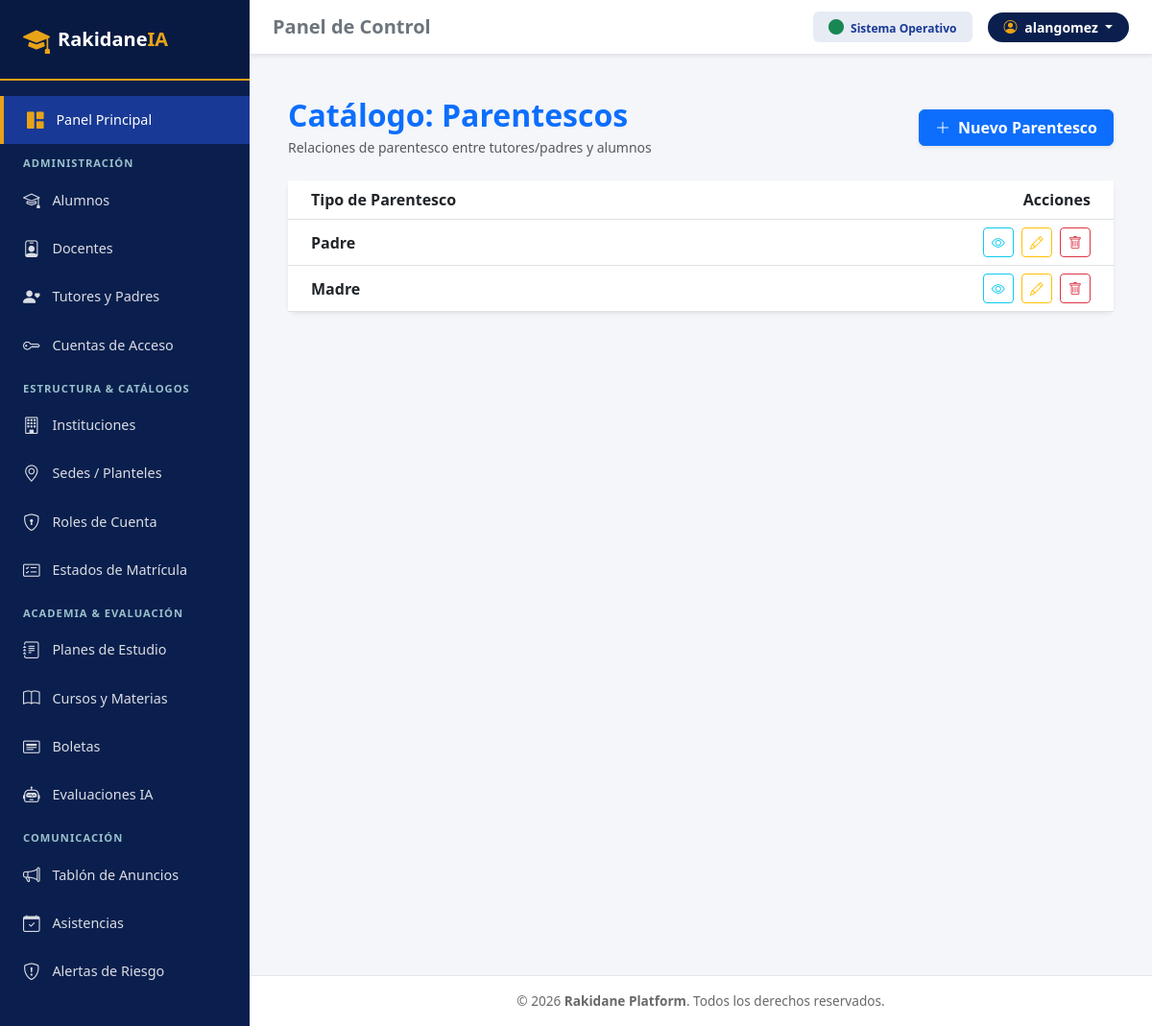
/usuarios/parentescos/ (signed in), run on the app's committed database.
### usuarios/models.py (models this page shows, shortened)
class ParentescoTutor(models.Model):
    id_parentesco = models.UUIDField(primary_key=True, default=uuid.uuid4, editable=False)
    nombre_parentesco = models.CharField(max_length=50, unique=True, help_text="Padre, Madre, Tutor Legal, Abuelo/a")
    class Meta:
        db_table = 'parentesco_tutor'

### usuarios/views.py (the view)
# urls.py: path('parentescos/', login_required(ParentescoTutorListView.as_view()), name='parentescomodel_list'),
class ParentescoTutorListView(ListView):
    model = ParentescoTutor
    template_name = 'usuarios/Parentesco/parentesco_list.html'

### usuarios/templates/usuarios/Parentesco/parentesco_list.html (shortened to what this page needs)
{% extends "base.html" %}
{% block content %}
<div class="container-fluid py-3">
    <div class="d-flex justify-content-between align-items-center mb-4">
        <div>
            <h2 class="fw-bold text-primary mb-1">Catálogo: Parentescos</h2>
            <p class="text-muted small mb-0">Relaciones de parentesco entre tutores/padres y alumnos</p>
        </div>
        <a href="{% url 'parentescomodel_create' %}" class="btn btn-primary fw-bold px-3 shadow-sm">
            <i class="bi bi-plus-lg me-1"></i> Nuevo Parentesco
        </a>
    </div>
    <div class="card border-0 shadow-sm rounded-3">
        <div class="card-body p-0">
            <div class="table-responsive">
                <table class="table table-hover align-middle mb-0">
                    <thead class="bg-light">
                        <tr>
                            <th class="ps-4">Tipo de Parentesco</th>
                            <th class="text-end pe-4">Acciones</th>
                        </tr>
                    </thead>
                    <tbody>
                        {% for parentesco in object_list %}
                        <tr>
                            <td class="ps-4 fw-semibold text-dark">{{ parentesco.nombre_parentesco }}</td>
                            <td class="text-end pe-4">
                                <a href="{% url 'parentescomodel_detail' parentesco.pk %}" class="btn btn-sm btn-outline-info me-1" title="Ver detalles">
                                    <i class="bi bi-eye"></i>
                                </a>
                                <a href="{% url 'parentescomodel_update' parentesco.pk %}" class="btn btn-sm btn-outline-warning me-1" title="Editar">
                                    <i class="bi bi-pencil"></i>
                                </a>
                                <a href="{% url 'parentescomodel_delete' parentesco.pk %}" class="btn btn-sm btn-outline-danger" title="Eliminar">
                                    <i class="bi bi-trash"></i>
                                </a>
                            </td>
                        </tr>
                        {% empty %}
                        <tr>
                            <td colspan="2" class="text-center py-4 text-muted">
                                No hay tipos de parentesco registrados.
                            </td>
                        </tr>
                        {% endfor %}
                    </tbody>
                </table>
            </div>
        </div>
    </div>
</div>
{% endblock %}

### core/templates/base.html (shortened to what this page needs)
<!DOCTYPE html>
<html lang="es">
<head>
    <link href="https://cdn.jsdelivr.net/npm/bootstrap@5.3.0/dist/css/bootstrap.min.css" rel="stylesheet">
    <link rel="stylesheet" href="https://cdn.jsdelivr.net/npm/bootstrap-icons@1.11.0/font/bootstrap-icons.css">
</head>
<body>
<div id="wrapper">
    <nav id="sidebar">
        <div class="sidebar-header d-flex align-items-center">
            <i class="bi bi-mortarboard-fill fs-3 me-2" style="color: var(--rak-golden-yellow);"></i>
            <span class="fs-5 fw-bold tracking-wide">Rakidane<span style="color: var(--rak-golden-yellow);">IA</span></span>
        </div>
        <ul class="list-unstyled components">
            <li>
                <a href="{% url 'dashboard' %}" class="active">
                    <i class="bi bi-grid-1x2-fill" style="color: var(--rak-golden-yellow);"></i> Panel Principal
                </a>
            </li>
            <div class="sidebar-category">Administración</div>
            <li>
                <a href="{% url 'alumno_list' %}"><i class="bi bi-mortarboard"></i> Alumnos</a>
            </li>
            <li>
                <a href="{% url 'docente_list' %}"><i class="bi bi-person-badge"></i> Docentes</a>
            </li>
            <li>
                <a href="{% url 'tutorpadre_list' %}"><i class="bi bi-person-heart"></i> Tutores y Padres</a>
            </li>
            <li>
                <a href="{% url 'cuentaacceso_list' %}"><i class="bi bi-key"></i> Cuentas de Acceso</a>
            </li>
            <div class="sidebar-category">Estructura & Catálogos</div>
            <li>
                <a href="/institucion/instituciones/"><i class="bi bi-building"></i> Instituciones</a>
            </li>
            <li>
                <a href="/institucion/sedes/"><i class="bi bi-geo-alt"></i> Sedes / Planteles</a>
            </li>
            <li>
                <a href="{% url 'rol_list' %}"><i class="bi bi-shield-lock"></i> Roles de Cuenta</a>
            </li>
            <li>
                <a href="{% url 'estadomatricula_list' %}"><i class="bi bi-card-checklist"></i> Estados de Matrícula</a>
            </li>
            <div class="sidebar-category">Academia & Evaluación</div>
            <li>
                <a href="{% url 'programanivel_list' %}"><i class="bi bi-journal-text"></i> Planes de Estudio</a>
            </li>
            <li>
                <a href="{% url 'cursomateria_list' %}"><i class="bi bi-book"></i> Cursos y Materias</a>
            </li>
            <li>
                <a href="{% url 'boletacalificacion_list' %}"><i class="bi bi-card-heading"></i> Boletas</a>
            </li>
            <li>
                <a href="{% url 'evaluacioniaborrador_list' %}"><i class="bi bi-robot"></i> Evaluaciones IA</a>
            </li>
            <div class="sidebar-category">Comunicación</div>
            <li>
                <a href="{% url 'publicaciontablon_list' %}"><i class="bi bi-megaphone"></i> Tablón de Anuncios</a>
            </li>
            <li>
                <a href="{% url 'registroasistencia_list' %}"><i class="bi bi-calendar-check"></i> Asistencias</a>
            </li>
            <li>
                <a href="{% url 'alertariesgoia_list' %}"><i class="bi bi-shield-exclamation"></i> Alertas de Riesgo</a>
            </li>
        </ul>
    </nav>
    <div id="content">
        <div class="topbar d-flex justify-content-between align-items-center shadow-sm">
            <h5 class="mb-0 fw-bold text-secondary">{% block header_title %}Panel de Control{% endblock %}</h5>
            <div class="d-flex align-items-center gap-3">
                <span class="badge px-3 py-2" style="background-color: rgba(24, 57, 149, 0.1); color: var(--rak-royal-blue);">
                    <i class="bi bi-circle-fill text-success fs-6 me-1"></i> Sistema Operativo
                </span>
                <div class="dropdown">
                    <button class="btn btn-sm text-white fw-semibold dropdown-toggle px-3 py-1 rounded-pill"
                            style="background-color: var(--rak-midnight-blue);" type="button" data-bs-toggle="dropdown">
                        <i class="bi bi-person-circle me-1" style="color: var(--rak-golden-yellow);"></i> {{ user.username }}
                    </button>
                </div>
            </div>
        </div>
        <div class="main-body">
            {% block content %}
            {% endblock %}
        </div>
        <div class="footer text-center">
            &copy; 2026 <strong>Rakidane Platform</strong>. Todos los derechos reservados.
        </div>
    </div>
</div>
</body>
</html>

### core/templates/base.html (style rules this page uses)
:root { --rak-golden-yellow: #E8A317; --rak-light-blue: #9AC0CD; --rak-royal-blue: #183995; --rak-off-white: #FDFDFD; --rak-warm-grey: #696969; --rak-midnight-blue: #0A1F4D; }
body { background-color: #f4f6f9; font-family: system-ui, -apple-system, "Segoe UI", Roboto, Arial, sans-serif; min-height: 100vh; overflow-x: hidden; }
#wrapper { display: flex; width: 100%; min-height: 100vh; }
#sidebar { min-width: 260px; max-width: 260px; background-color: var(--rak-midnight-blue); color: #ffffff; transition: all 0.3s ease; z-index: 1000; }
#sidebar .sidebar-header { padding: 1.25rem 1.5rem; background-color: rgba(0, 0, 0, 0.15); border-bottom: 2px solid var(--rak-golden-yellow); }
#sidebar ul.components { padding: 1rem 0; }
#sidebar .sidebar-category { padding: 0.75rem 1.5rem 0.25rem; font-size: 0.7rem; font-weight: 700; text-transform: uppercase; letter-spacing: 1px; color: var(--rak-light-blue); }
#sidebar ul li a { padding: 0.75rem 1.5rem; font-size: 0.9rem; display: flex; align-items: center; color: rgba(255, 255, 255, 0.85); text-decoration: none; transition: all 0.2s ease; }
#sidebar ul li a:hover, #sidebar ul li a.active { color: #ffffff; background-color: var(--rak-royal-blue); border-left: 4px solid var(--rak-golden-yellow); }
#sidebar ul li a i { margin-right: 0.8rem; font-size: 1.1rem; }
#content { width: 100%; display: flex; flex-direction: column; min-height: 100vh; }
.topbar { background-color: #ffffff; border-bottom: 1px solid #e3e6f0; padding: 0.75rem 1.5rem; }
.main-body { padding: 1.75rem; flex: 1; }
.footer { background-color: #ffffff; border-top: 1px solid #e3e6f0; padding: 1rem; font-size: 0.85rem; color: var(--rak-warm-grey); }

### data on the page
ParentescoTutor: nombre_parentesco "Padre"
ParentescoTutor: nombre_parentesco "Madre"

### other printed values
{{ user.username }} "alangomez"
